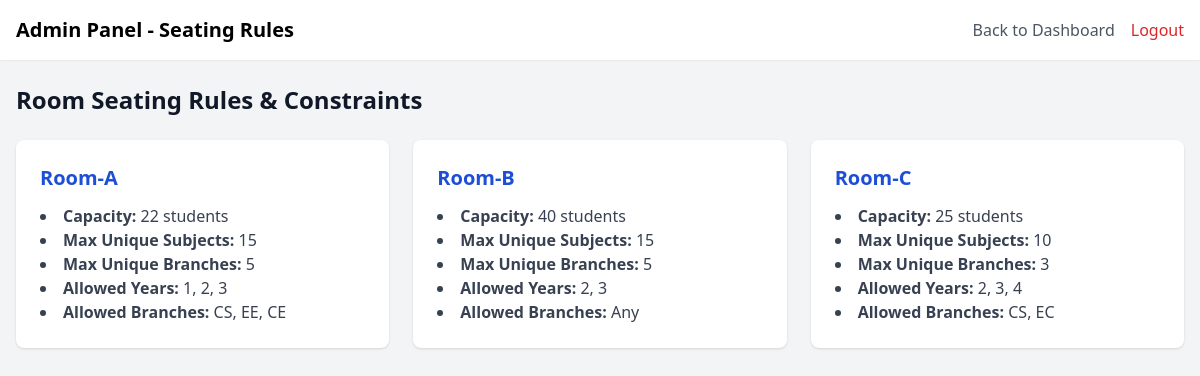
/admin/seating_rules (signed in), run on the app's committed database.
### tables this page shows
CREATE TABLE room_configs (
            id INTEGER PRIMARY KEY AUTOINCREMENT,
            room_name TEXT NOT NULL UNIQUE,
            capacity INTEGER NOT NULL,
            max_subjects INTEGER,
            max_branches INTEGER,
            allowed_years TEXT, -- Comma-separated string of years
            allowed_branches TEXT, -- Comma-separated string of branches
            layout_columns INTEGER DEFAULT 6,
            layout_rows INTEGER DEFAULT 5
        , max_departments INTEGER DEFAULT 2, max_years INTEGER DEFAULT 2);

### app.py (the view)
@app.route('/admin/seating_rules')
@require_admin
def admin_seating_rules():
    conn = sqlite3.connect(DB_PATH)
    cursor = conn.cursor()
    cursor.execute('SELECT * FROM room_configs ORDER BY room_name')
    rooms_data = cursor.fetchall()
    conn.close()
    room_constraints = []
    for room in rooms_data:
        room_constraints.append({
            'room_name': room[1],
            'capacity': room[2],
            'max_subjects': room[3],
            'max_branches': room[4],
            'allowed_years': room[5].split(',') if room[5] else [],
            'allowed_branches': room[6].split(',') if room[6] else []
        })
    return render_template('admin_seating_rules.html', room_constraints=room_constraints)

### app.py (called while the page is built)
def require_admin(f):
    @wraps(f)
    def decorated_function(*args, **kwargs):
        if 'role' not in session or session['role'] != 'admin':
            flash('Admin access required.', 'danger')
            return redirect(url_for('login'))
        return f(*args, **kwargs)
    return decorated_function

### templates/admin_seating_rules.html (shortened to what this page needs)
<!DOCTYPE html>
<html lang="en">
<head>
    <link href="https://cdnjs.cloudflare.com/ajax/libs/flowbite/2.2.0/flowbite.min.css" rel="stylesheet" />
    <script src="https://cdn.tailwindcss.com"></script>
</head>
<body class="bg-gray-100 min-h-screen">
    <nav class="bg-white shadow-sm">
        <div class="max-w-7xl mx-auto px-4">
            <div class="flex justify-between items-center py-4">
                <div class="flex items-center">
                    <span class="text-xl font-semibold">Admin Panel - Seating Rules</span>
                </div>
                <div class="flex items-center space-x-4">
                    <a href="{{ url_for('admin_dashboard') }}" class="text-gray-600 hover:text-gray-900">Back to Dashboard</a>
                    <a href="{{ url_for('logout') }}" class="text-red-600 hover:text-red-700">Logout</a>
                </div>
            </div>
        </div>
    </nav>
    <div class="max-w-7xl mx-auto px-4 py-6">
        <h1 class="text-2xl font-bold text-gray-900 mb-6">Room Seating Rules & Constraints</h1>
        {% if room_constraints %}
            <div class="grid grid-cols-1 md:grid-cols-2 lg:grid-cols-3 gap-6">
                {% for room in room_constraints %}
                    <div class="bg-white rounded-lg shadow p-6">
                        <h2 class="text-xl font-bold text-blue-700 mb-3">{{ room.room_name }}</h2>
                        <ul class="list-disc list-inside text-gray-700">
                            <li><strong>Capacity:</strong> {{ room.capacity }} students</li>
                            <li><strong>Max Unique Subjects:</strong> {{ room.max_subjects if room.max_subjects is not none else 'N/A (No Limit)' }}</li>
                            <li><strong>Max Unique Branches:</strong> {{ room.max_branches if room.max_branches is not none else 'N/A (No Limit)' }}</li>
                            <li><strong>Allowed Years:</strong> {{ room.allowed_years|join(', ') if room.allowed_years else 'Any' }}</li>
                            <li><strong>Allowed Branches:</strong> {{ room.allowed_branches|join(', ') if room.allowed_branches else 'Any' }}</li>
                        </ul>
                    </div>
                {% endfor %}
            </div>
        {% else %}
            <p class="text-gray-600">No room configuration rules found. Please configure rooms in the admin dashboard.</p>
        {% endif %}
    </div>
</body>
</html>

### data on the page
room_configs: room_name "Room-A", capacity "22", max_subjects "15", max_branches "5", allowed_years "1, 2, 3", allowed_branches "CS, EE, CE"
room_configs: room_name "Room-B", capacity "40", max_subjects "15", max_branches "5", allowed_years "2, 3", allowed_branches "Any"
room_configs: room_name "Room-C", capacity "25", max_subjects "10", max_branches "3", allowed_years "2, 3, 4", allowed_branches "CS, EC"
